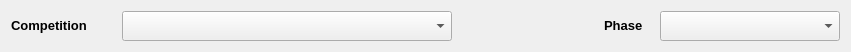
  <widget class="QWidget" name="layoutWidget">
   <property name="geometry">
    <rect>
     <x>10</x>
     <y>0</y>
     <width>851</width>
     <height>51</height>
    </rect>
   </property>
   <layout class="QHBoxLayout" name="horizontalLayout_3">
    <item>
     <widget class="QLabel" name="label">
      <property name="minimumSize">
       <size>
        <width>105</width>
        <height>30</height>
       </size>
      </property>
      <property name="maximumSize">
       <size>
        <width>105</width>
        <height>30</height>
       </size>
      </property>
      <property name="text">
       <string>&lt;!DOCTYPE HTML PUBLIC &quot;-//W3C//DTD HTML 4.0//EN&quot; &quot;http://www.w3.org/TR/REC-html40/strict.dtd&quot;&gt;
&lt;html&gt;&lt;head&gt;&lt;meta name=&quot;qrichtext&quot; content=&quot;1&quot; /&gt;&lt;style type=&quot;text/css&quot;&gt;
p, li { white-space: pre-wrap; }
&lt;/style&gt;&lt;/head&gt;&lt;body style=&quot; font-family:'Sans'; font-size:10pt; font-weight:400; font-style:normal;&quot;&gt;
&lt;p style=&quot; margin-top:0px; margin-bottom:0px; margin-left:0px; margin-right:0px; -qt-block-indent:0; text-indent:0px;&quot;&gt;&lt;span style=&quot; font-weight:600;&quot;&gt;Competition&lt;/span&gt;&lt;/p&gt;&lt;/body&gt;&lt;/html&gt;</string>
      </property>
     </widget>
    </item>
    <item>
     <widget class="QComboBox" name="compSelect">
      <property name="minimumSize">
       <size>
        <width>330</width>
        <height>30</height>
       </size>
      </property>
      <property name="maximumSize">
       <size>
        <width>330</width>
        <height>30</height>
       </size>
      </property>
      <property name="toolTip">
       <string>Competition Name</string>
      </property>
     </widget>
    </item>
    <item>
     <spacer name="horizontalSpacer_2">
      <property name="orientation">
       <enum>Qt::Horizontal</enum>
      </property>
      <property name="sizeHint" stdset="0">
       <size>
        <width>118</width>
        <height>20</height>
       </size>
      </property>
     </spacer>
    </item>
    <item>
     <widget class="QLabel" name="label_11">
      <property name="minimumSize">
       <size>
        <width>50</width>
        <height>30</height>
       </size>
      </property>
      <property name="maximumSize">
       <size>
        <width>50</width>
        <height>30</height>
       </size>
      </property>
      <property name="text">
       <string>&lt;!DOCTYPE HTML PUBLIC &quot;-//W3C//DTD HTML 4.0//EN&quot; &quot;http://www.w3.org/TR/REC-html40/strict.dtd&quot;&gt;
&lt;html&gt;&lt;head&gt;&lt;meta name=&quot;qrichtext&quot; content=&quot;1&quot; /&gt;&lt;style type=&quot;text/css&quot;&gt;
p, li { white-space: pre-wrap; }
&lt;/style&gt;&lt;/head&gt;&lt;body style=&quot; font-family:'Sans'; font-size:10pt; font-weight:400; font-style:normal;&quot;&gt;
&lt;p style=&quot; margin-top:0px; margin-bottom:0px; margin-left:0px; margin-right:0px; -qt-block-indent:0; text-indent:0px;&quot;&gt;&lt;span style=&quot; font-weight:600;&quot;&gt;Phase&lt;/span&gt;&lt;/p&gt;&lt;/body&gt;&lt;/html&gt;</string>
      </property>
     </widget>
    </item>
    <item>
     <widget class="QComboBox" name="phaseSelect">
      <property name="minimumSize">
       <size>
        <width>180</width>
        <height>30</height>
       </size>
      </property>
      <property name="maximumSize">
       <size>
        <width>180</width>
        <height>30</height>
       </size>
      </property>
      <property name="toolTip">
       <string>Competition Phase</string>
      </property>
     </widget>
    </item>
   </layout>
  </widget>
